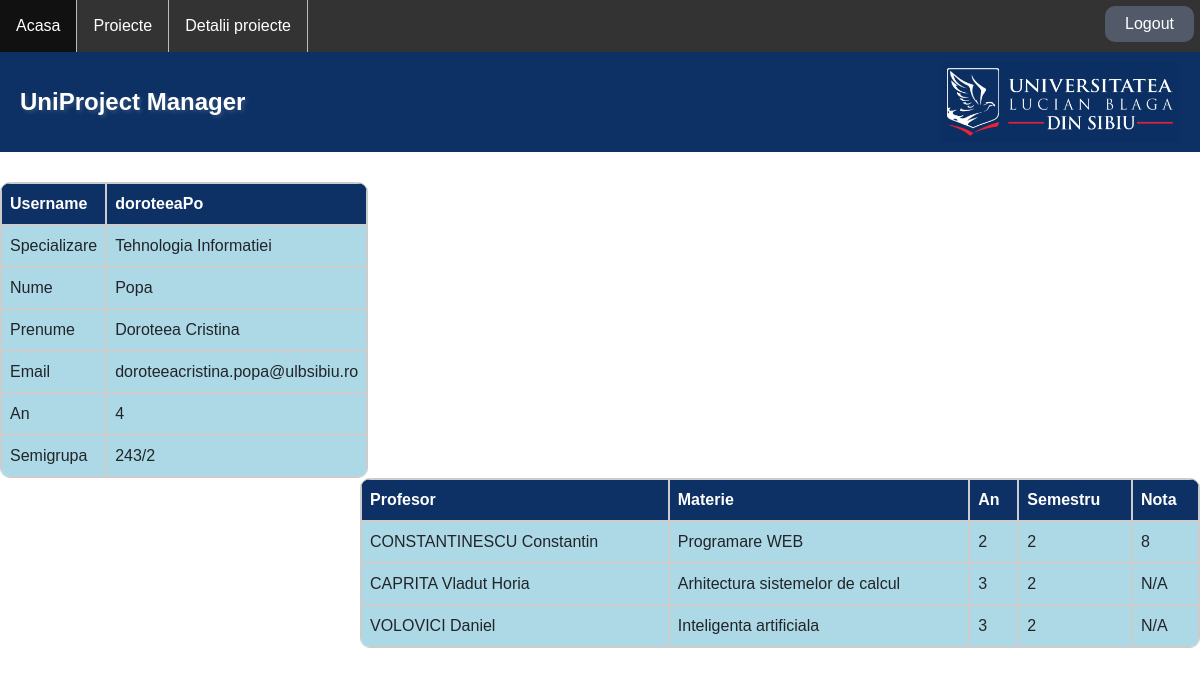
The page /index_logged.php (signed in) on the database its author committed.
### tables this page shows
CREATE TABLE `users` (
  `id_user` int(11) NOT NULL,
  `username` varchar(250) NOT NULL,
  `email` varchar(250) NOT NULL,
  `pass` varchar(1000) NOT NULL,
  `statut` int(11) NOT NULL
);

CREATE TABLE `student` (
  `id_student` int(11) NOT NULL,
  `nume` varchar(250) NOT NULL,
  `prenume` varchar(250) NOT NULL,
  `specializare` int(11) NOT NULL,
  `an` int(11) NOT NULL,
  `email` varchar(500) NOT NULL,
  `grupa` varchar(11) NOT NULL
);

CREATE TABLE `specializare` (
  `id_specializare` int(11) NOT NULL,
  `denumire` varchar(500) NOT NULL,
  `data_predare_licenta` datetime DEFAULT current_timestamp(),
  `data_prezentare_licenta` datetime DEFAULT current_timestamp()
);

CREATE TABLE `orar` (
  `id_orar` int(10) NOT NULL,
  `id_profesor` int(5) NOT NULL DEFAULT 0,
  `id_materie` int(5) NOT NULL DEFAULT 0,
  `id_sala` int(5) NOT NULL DEFAULT 0,
  `id_tip` int(5) NOT NULL DEFAULT 0,
  `paritate` int(1) NOT NULL DEFAULT 0,
  `id_nivel` int(10) NOT NULL DEFAULT 0,
  `zi` char(10) NOT NULL DEFAULT '',
  `id_sem` int(11) NOT NULL DEFAULT 9,
  `info` text NOT NULL
);

CREATE TABLE `profesori` (
  `id_profesor` int(5) NOT NULL,
  `nume` char(50) NOT NULL,
  `dep` int(11) NOT NULL
);

CREATE TABLE `materi` (
  `id_materie` int(5) NOT NULL,
  `materie` varchar(100) NOT NULL,
  `id_an` int(10) NOT NULL,
  `sem` tinyint(4) NOT NULL,
  `dep` tinyint(4) NOT NULL
);

CREATE TABLE `note` (
  `id_nota` int(11) NOT NULL,
  `id_student` int(11) NOT NULL,
  `id_materie` int(11) NOT NULL,
  `nota` float NOT NULL,
  `terminat` tinyint(1) NOT NULL
);

### index_logged.php (the view, shortened to what this page needs)
<?php
$x = $_SESSION['email'];
?>
<!DOCTYPE html>
<html lang="en">
<head>
  <link rel="stylesheet" href="https://cdn.jsdelivr.net/npm/bootstrap@5.3.0/dist/css/bootstrap.min.css">
  <link rel="stylesheet" href="style.css">
</head>
<body>
<?php
include("config.php");
$sql = "SELECT * FROM student CROSS JOIN specializare ON student.specializare=specializare.id_specializare WHERE student.email = '$x'";
$result = $db->query($sql);
$sql2 = "SELECT * FROM users WHERE users.email = '$x'";
$result2 = $db->query($sql2);
$developer = mysqli_fetch_assoc($result);
$specializare = $developer['denumire'];
if ($specializare == 'Tehnologia Informatiei') {
    $sql3 = "SELECT*
    FROM orar
    CROSS JOIN profesori ON orar.id_profesor=profesori.id_profesor
    CROSS JOIN materi ON orar.id_materie=materi.id_materie
    CROSS JOIN nivele_seri ON orar.id_nivel=nivele_seri.id_ns
    WHERE (profesori.dep='0' OR profesori.dep='1')
          AND orar.id_tip='4'
          AND (nivele_seri.nume_ns='214/1' OR nivele_seri.nume_ns='224/1' OR nivele_seri.nume_ns='233/1' OR nivele_seri.nume_ns='243/1')
    ORDER BY materi.id_an, nume";
    $result3 = $db->query($sql3);
}
?>
<body>
<?php
    require_once "./header_lgd.php"
?>
<div style="margin-top:30px; ">
  <table class="custom-table" style="width: 25%; float: left;">
    <thead>
      <tr>
        <th>Username</th>
        <?php while ($developer = mysqli_fetch_assoc($result2)) { ?>
          <th><?php echo $developer['username']; ?></th>
        <?php } ?>
      </tr>
    </thead>
    <tbody>
      <?php mysqli_data_seek($result, 0);  ?>
      <?php while ($developer = mysqli_fetch_assoc($result)) {
        $id_student = $developer['id_student']; ?>
        <tr id="<?php echo $developer['id_student']; ?>">
          <td>Specializare</td>
          <td><?php echo $developer['denumire']; ?></td>
        </tr>
        <tr>
          <td>Nume</td>
          <td><?php echo $developer['nume']; ?></td>
        </tr>
        <tr>
          <td>Prenume</td>
          <td><?php echo $developer['prenume']; ?></td>
        </tr>
        <tr>
          <td>Email</td>
          <td><?php echo $developer['email']; ?></td>
        </tr>
        <tr>
          <td>An</td>
          <td><?php echo $developer['an']; ?></td>
        </tr>
        <tr>
          <td>Semigrupa</td>
          <td><?php echo $developer['grupa']; ?></td>
        </tr>
      <?php } ?>
    </tbody>
  </table>
</div>
<div style="float: right; width: 70%;">
  <table class="custom-table">
    <thead>
      <tr>
        <th>Profesor</th>
        <th>Materie</th>
        <th>An</th>
        <th>Semestru</th>
        <th>Nota</th>
      </tr>
    </thead>
    <tbody>
      <?php
      while ($developer = mysqli_fetch_assoc($result3)) {
        $id_materie = $developer['id_materie'];
        $sql_note = "SELECT nota FROM note WHERE id_student = $id_student AND id_materie = $id_materie";
        $stmt_note = $db->prepare($sql_note);
        if ($stmt_note) {
            $stmt_note->execute();
            $result_note = $stmt_note->get_result();
            $nota = mysqli_fetch_assoc($result_note);
            $grade = ($nota && $nota['nota'] != 0) ? $nota['nota'] : 'N/A';
            ?>
            <tr id="<?php echo htmlspecialchars($developer['id_orar']); ?>">
                <td><?php echo htmlspecialchars($developer['nume']); ?></td>
                <td><?php echo htmlspecialchars($developer['materie']); ?></td>
                <td><?php echo htmlspecialchars($developer['id_an']); ?></td>
                <td><?php echo htmlspecialchars($developer['sem']); ?></td>
                <td><?php echo htmlspecialchars($grade); ?></td>
            </tr>
            <?php
        } else {
            echo "Failed to prepare the SQL statement.";
        }
      }
      ?>
    </tbody>
  </table>
</div>
</body>
</html>

### header.css (style rules this page uses)
body { font-family: Arial, Helvetica, sans-serif; }

### index_logged.php (style rules this page uses)
.custom-table { border-collapse: separate; border-spacing: 0; width: 100%; border: 1px solid #ccc; border-radius: 10px; overflow: hidden; }
.custom-table th, .custom-table td { border: 1px solid #ccc; padding: 8px; text-align: left; }
.custom-table thead { background-color: #0D3165 !important; color: #ffffff !important; }
.custom-table tbody { background-color: #add8e6 !important; }

### rows shown on the page
users: username "doroteeaPo"
student: specializare.denumire "Tehnologia Informatiei", nume "Popa", prenume "Doroteea Cristina", email "doroteeacristina.popa@ulbsibiu.ro", an "4", grupa "243/2"
orar: id_profesor.nume "CONSTANTINESCU Constantin", id_materie.materie "Programare WEB", id_materie.id_an "2", id_materie.sem "2", note.nota "8"
orar: id_profesor.nume "CAPRITA Vladut Horia", id_materie.materie "Arhitectura sistemelor de calcul", id_materie.id_an "3", id_materie.sem "2", note.nota "N/A"
orar: id_profesor.nume "VOLOVICI Daniel", id_materie.materie "Inteligenta artificiala", id_materie.id_an "3", id_materie.sem "2", note.nota "N/A"
